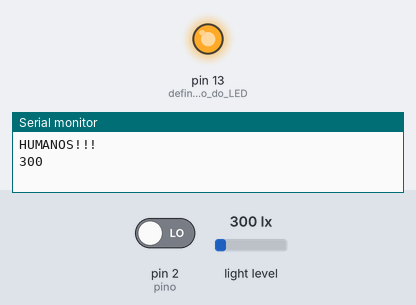
Bench run of a sketch on a simulated Arduino Uno, built with avr-gcc and run on an emulated ATmega328P. On the bench: output pins drawn as LEDs (lit = HIGH), the last lines printed to the serial monitor. The test bench sets the inputs (shaded band); at power-on: pin 2 (pino) LOW, light level 300 lx. Sleep ends after the set time or at an interrupt.

Above: at 0.05 s.
At 1.2 s:
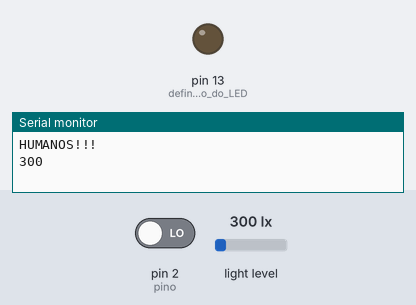
1.3 s: pin 2 (pino) driven HIGH
At 2.0 s:
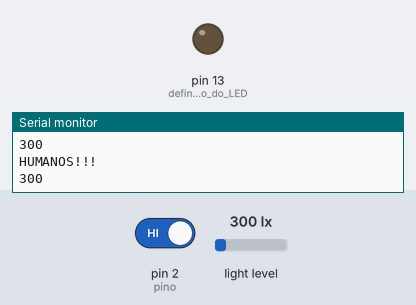
Timing chart, 0 to 4.3 s (numbered marks = the images above; inputs shaded):
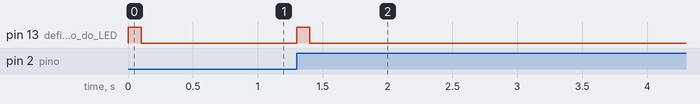

The sketch:

MovimentoRCWL_Luz_Sleep.ino
```cpp
#include <Wire.h>
#include <BH1750.h>
#include <avr/sleep.h> //Biblioteca Sleep

#define pino 2 //Pino OUT

BH1750 lightMeter; //Definição de objeto

void setup(){
  pinMode(13, OUTPUT); //define pino do LED
  pinMode(pino, INPUT); //Define pino sensor como entrada
  Serial.begin(9600);

  Wire.begin();
  lightMeter.begin();
}

void loop(){
  int acionamento = digitalRead(pino); //Le o valor do sensor PIR
  unsigned lux = lightMeter.readLightLevel();

  Serial.println("HUMANOS!!!"); //printa a informação lida
  Serial.println(lux);
  digitalWrite(13, HIGH); //desliga o LED

  delay(100);
  sleep(); //ativa a função sleep
}

void movimento() {
  sleep_disable(); //desabilita o modo sleep
  detachInterrupt(0); //desativa o pino de interrupção
}

void sleep(){
  set_sleep_mode(SLEEP_MODE_PWR_DOWN); //ativa o modo sleep
  sleep_enable();
  digitalWrite(13, LOW); //liga o led
  attachInterrupt(digitalPinToInterrupt(pino), movimento, RISING); //Interrupção "mudança" no pinLDR, vai ativar a função ldr.
  sleep_cpu();
}
```

Measured:
- after the input at 1.3 s, pin 13 (define_pino_do_LED): LOW → HIGH at once, → LOW 0.10 s later
